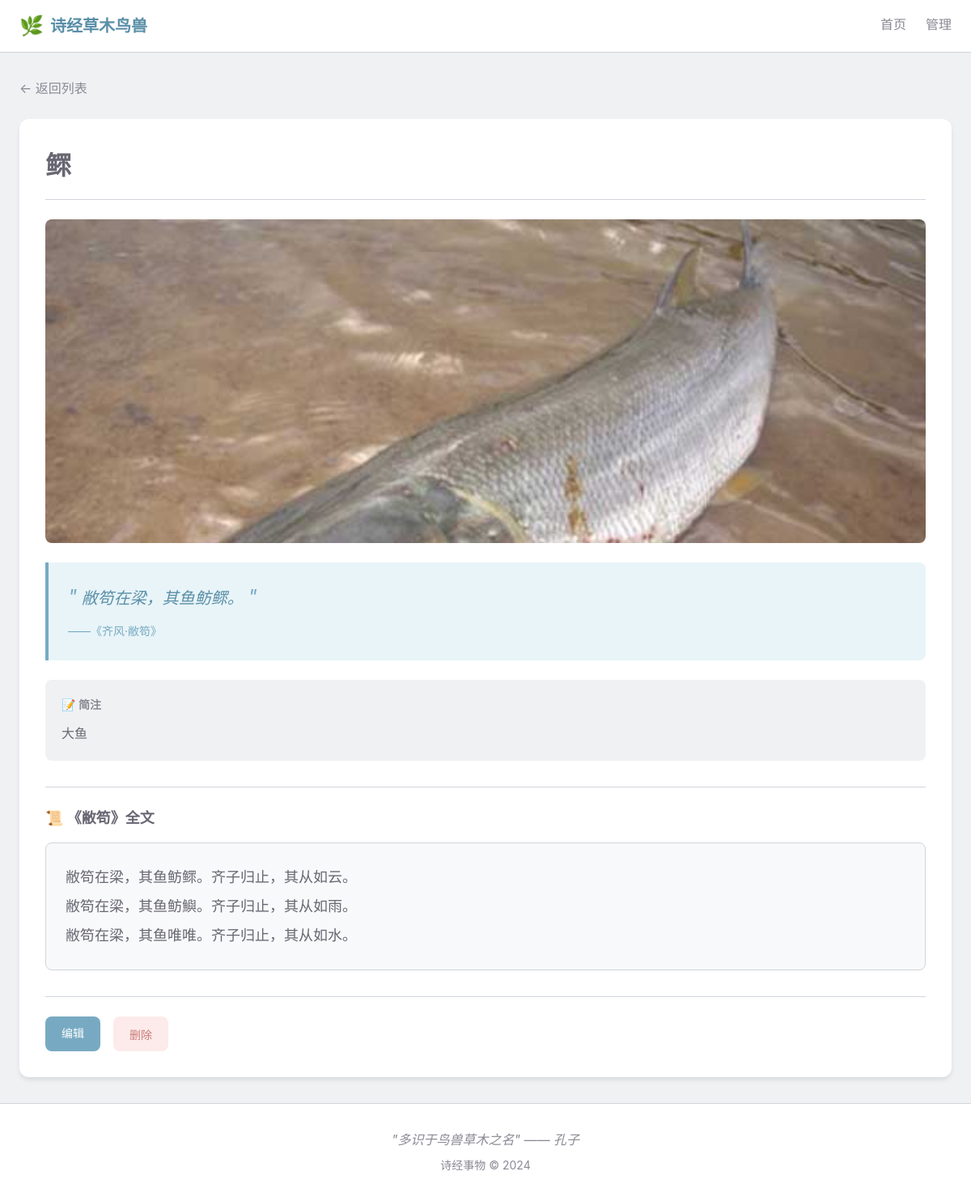
Page /item/196 on the earlier database version.
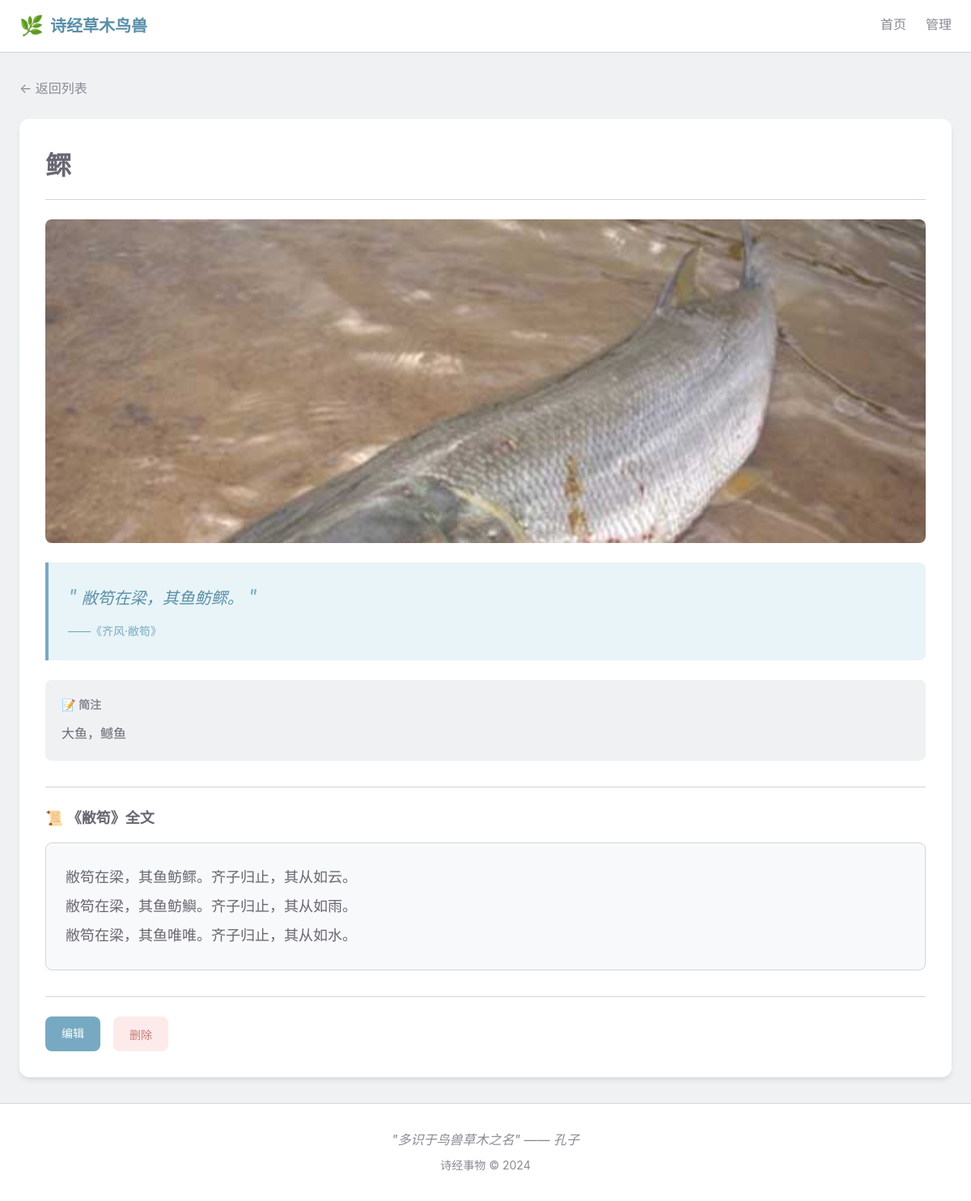
Same page on the later database version.
### shijing_things/models/models.py (models this page shows, shortened)
class ShijingItem(Base):
    __tablename__ = "shijing_items"
    id = Column(Integer, primary_key=True, index=True)
    name = Column(String(100), nullable=False, index=True)
    category = Column(String(10), nullable=False, index=True)  # 草、木、鸟、兽、虫、鱼
    title = Column(String(100), nullable=False, index=True)  # 所属诗篇标题
    chapter = Column(String(50), nullable=False, index=True)  # 章节（如：国风、小雅）
    section = Column(String(50), nullable=False, index=True)  # 部分（如：周南、鹿鸣之什）
    poem_id = Column(Integer, nullable=False, index=True)  # 诗篇ID
    quote = Column(Text, nullable=False)  # 引用诗句
    description = Column(Text, nullable=True)  # 简要注释
    image_url = Column(String(255), nullable=True, default="")  # 图片路径
    modern_name = Column(String(255), nullable=True, default="")  # 今名
    taxonomy = Column(String(255), nullable=True, default="")  # 纲目属
    symbolism = Column(Text, nullable=True, default="")  # 寓意
    wiki_link = Column(String(255), nullable=True, default="")  # 百科链接

class Poem(Base):
    __tablename__ = "poems"
    id = Column(Integer, primary_key=True, index=True)
    title = Column(String(100), nullable=False, unique=True, index=True)  # 诗名
    chapter = Column(String(50), nullable=False, index=True)  # 章节（如：国风）
    section = Column(String(50), nullable=False, index=True)  # 部分（如：周南）
    content = Column(Text, nullable=False)  # 诗篇内容（JSON 数组字符串）
    full_source = Column(String(100), nullable=False)  # 完整来源（如：国风·周南·关雎）

### shijing_things/routers/pages.py (the view)
@router.get("/item/{item_id}", response_class=HTMLResponse)
def item_detail(item_id: int, request: Request, db: Session = Depends(get_db)):
    item = crud_item.get(db, item_id=item_id)
    if not item:
        raise HTTPException(status_code=404, detail="事物不存在")
    poem = crud_poem.get_by_title(db, title=item.title)
    poem_content = []
    if poem:
        try:
            poem_content = json.loads(poem.content)
        except:
            poem_content = []
    return templates.TemplateResponse("detail.html", {
        "request": request,
        "item": item,
        "poem": poem,
        "poem_content": poem_content,
    })

### shijing_things/templates/detail.html (shortened to what this page needs)
{% extends "base.html" %}
{% block content %}
<div class="container">
    <a href="/" class="back-link">← 返回列表</a>
    <article class="detail-card">
        <header class="detail-header">
            <h1 class="detail-title">
                {{ item.name }}
                <span class="category-badge category-{{ item.category }}">{{ item.category }}类</span>
            </h1>
        </header>
        <div class="detail-body">
            <div class="detail-image">
                {% if item.image_url %}
                <img src="{{ item.image_url }}" alt="{{ item.name }}">
                {% endif %}
            </div>
            <blockquote class="detail-quote">
                <span class="quote-mark">"</span>
                {{ item.quote }}
                <span class="quote-mark">"</span>
                <cite>——《{{ item.section }}·{{ item.title }}》</cite>
            </blockquote>
            <div class="detail-info">
                {% if item.description %}
                <div class="info-description">
                    <h3>📝 简注</h3>
                    <p>{{ item.description }}</p>
                </div>
                {% endif %}
            </div>
            {% if poem and poem_content %}
            <div class="poem-section">
                <h3 class="poem-title">
                    📜 《{{ poem.title }}》全文
                </h3>
                <div class="poem-content">
                    {% for line in poem_content %}
                    <p class="poem-line">{{ line }}</p>
                    {% endfor %}
                </div>
            </div>
            {% endif %}
        </div>
        <div class="detail-actions">
            <a href="/manage/item/{{ item.id }}" class="btn btn-primary">编辑</a>
            <button class="btn btn-danger" onclick="deleteItem({{ item.id }}, '{{ item.name }}')">删除</button>
        </div>
    </article>
</div>
{% endblock %}

### shijing_things/templates/base.html (shortened to what this page needs)
<!DOCTYPE html>
<html lang="zh-CN">
<head>
    <link rel="stylesheet" href="/static/css/style.css">
</head>
<body>
    <header class="header">
        <div class="container">
            <div class="header-content">
                <a href="/" class="logo">
                    <span class="logo-icon">🌿</span>
                    <span class="logo-text">诗经草木鸟兽</span>
                </a>
                <nav class="nav">
                    <a href="/" class="nav-link {% if request.url.path == '/' %}active{% endif %}">首页</a>
                    <a href="/manage" class="nav-link {% if request.url.path.startswith('/manage') %}active{% endif %}">管理</a>
                </nav>
            </div>
        </div>
    </header>
    <main class="main">
        {% block content %}{% endblock %}
    </main>
    <footer class="footer">
        <div class="container">
            <p class="footer-quote">"多识于鸟兽草木之名" —— 孔子</p>
            <p class="footer-copy">诗经事物 © 2024</p>
        </div>
    </footer>
</body>
</html>

Differences in the rows shown:
changed ShijingItem "敝笱在梁，其鱼鲂鳏。": description "大鱼" → "大鱼，鳡鱼"
